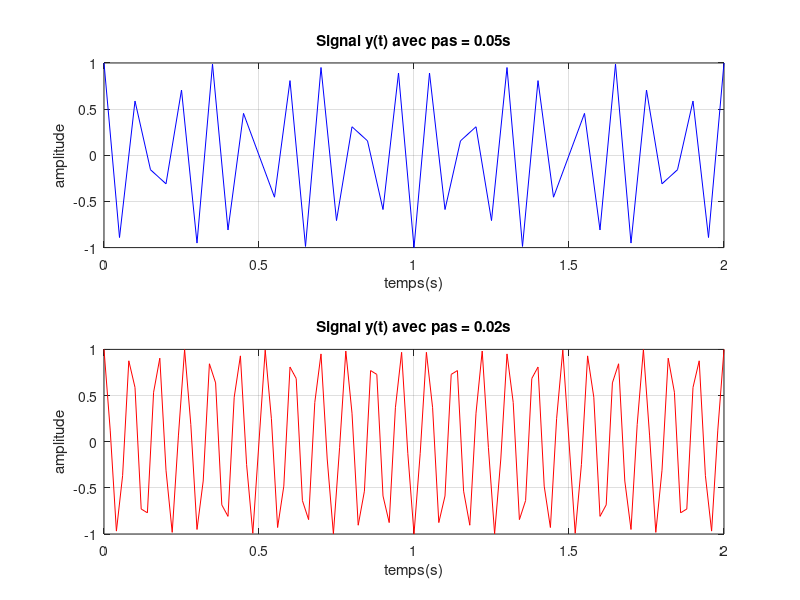

Reproduce this figure in MATLAB.
% Le signal y(t) avec différents pas
clc 
clear all

f0 = 11.5;
% Signal y(t) avec pas = 0.05s

t =  0:0.05:2;

y0 = cos(2*pi*f0*t);
subplot(2,1,1)
plot(t,y0,'b')
title('Signal y(t) avec pas = 0.05s')
grid on
xlabel('temps(s)')
ylabel('amplitude')

%signal y(t) avec pas = 0.02s

t =  0:0.02:2;

% plot y(t)
y = cos(2*pi*f0*t);
subplot(2,1,2);
plot(t,y,'r')
title('Signal y(t) avec pas = 0.02s')
grid on
xlabel('temps(s)')
ylabel('amplitude')
